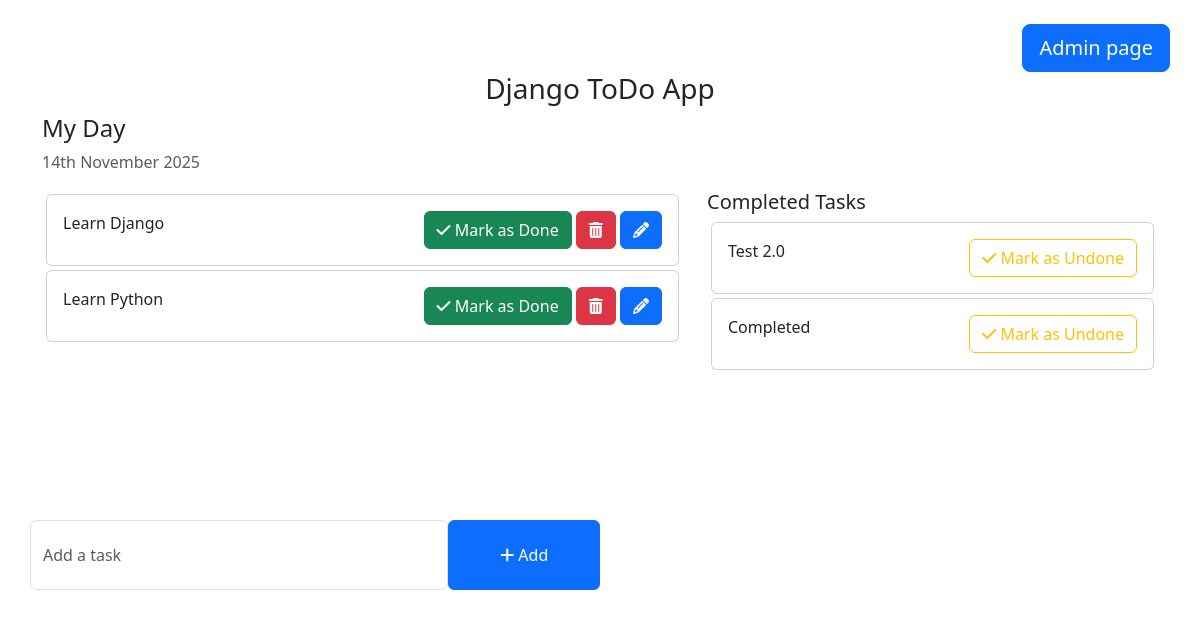
The page / on the database its author committed.
### todo/models.py (models this page shows, shortened)
class Task(models.Model):
  task = models.CharField(max_length=250)
  is_completed = models.BooleanField(default=False)
  created_at = models.DateTimeField(auto_now_add=True)
  updated_at = models.DateTimeField(auto_now=True)

### todo_main/views.py (the view)
# urls.py: path('', views.home, name='home'),
def home(request):
  tasks = Task.objects.filter(is_completed=False).order_by('-updated_at') # Ordino per l'ultimo modificato (il - significa Ordine Discendente)
  completed_tasks = Task.objects.filter(is_completed=True).order_by('-updated_at')
  context = {
    'tasks': tasks,
    'completed_tasks': completed_tasks,
  }
  return render(request, 'home.html', context)

### templates/home.html (shortened to what this page needs)
<!DOCTYPE html>
<html lang="en">
  <head>
    <link href="https://cdn.jsdelivr.net/npm/bootstrap@5.3.0-alpha1/dist/css/bootstrap.min.css" rel="stylesheet">
    <link rel="stylesheet" href="https://cdnjs.cloudflare.com/ajax/libs/font-awesome/4.7.0/css/font-awesome.min.css">
  </head>
  <body>
    <div class="container position-relative mt-4">
      <a href="admin" class="btn btn-primary btn-lg position-absolute top-0 end-0">Admin page</a>
      <h3 class="pt-5 text-center">Django ToDo App</h3>
      <div class="row">
        <h4>My Day</h4>
        <p class="text-muted">{% now "jS F Y" %}</p>
        <div class="col-md-7 col-lg-7" style="height: 450px; overflow: scroll;">
          {% for task in tasks %}
            <div class="card m-1">
              <div class="card-body">
                {{ task.task }}
                <span style="position: relative; float: right;">
                  <a class="btn btn-success" href="{% url 'markAsDone' task.id %}"><i class="fa fa-check"></i> Mark as Done</a>
                  <a class="btn btn-danger" href="{% url 'deleteTask' task.id %}"><i class="fa fa-trash"></i></a>
                  <a class="btn btn-primary" href="{% url 'editTask' task.id %}"><i class="fa fa-pencil"></i></a>
                </span>
              </div>
            </div>
          {% endfor %}
        </div>
        <div class="col-md-5 col-lg-5">
          <h5>Completed Tasks</h5>
          {% for task in completed_tasks %}
            <div class="card m-1">
              <div class="card-body">
                {{ task.task }}
                <span style="position: relative; float: right;">
                  <a class="btn btn-outline-warning" href="{% url 'markAsUndone' task.id %}"><i class="fa fa-check"></i> Mark as Undone</a>
                </span>
              </div>
            </div>
          {% endfor %}
        </div>
      </div>
      <div class="row">
        <div class="col-md-6 col-lg-6 p-0" style="position: absolute; bottom: 50px;">
          <form action="{% url 'addTask' %}" method="POST">
            <div class="form-group">
              <span style="display: flex;">
                <input type="text" name="task" class="form-control" placeholder="Add a task">
                <button type="submit" class="btn btn-primary" style="width: 200px;"><i class="fa fa-plus"></i> Add</button>
              </span>
            </div>
          </form>
        </div>
      </div>
    </div>
  </body>
</html>

### templates/home.html (style rules this page uses)
.form-control { padding: 1.375rem .75rem !important; }

### rows shown on the page
Task: task "Learn Django"
Task: task "Learn Python"
Task: task "Test 2.0"
Task: task "Completed"
